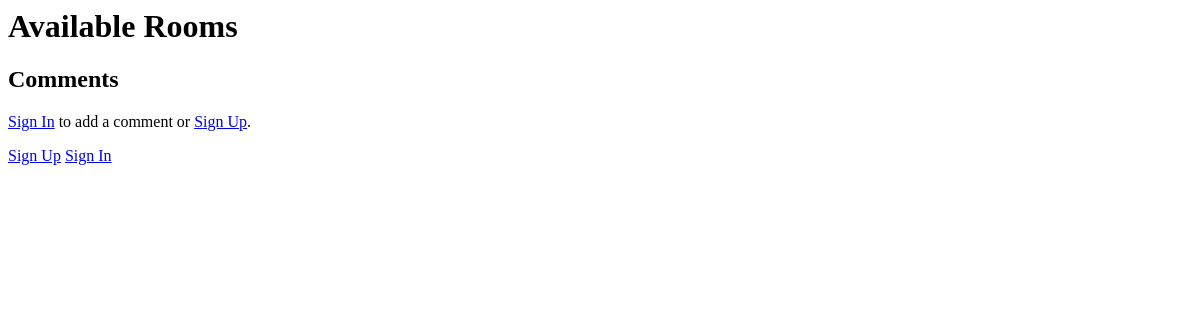
Page /rooms/ on the earlier database version.
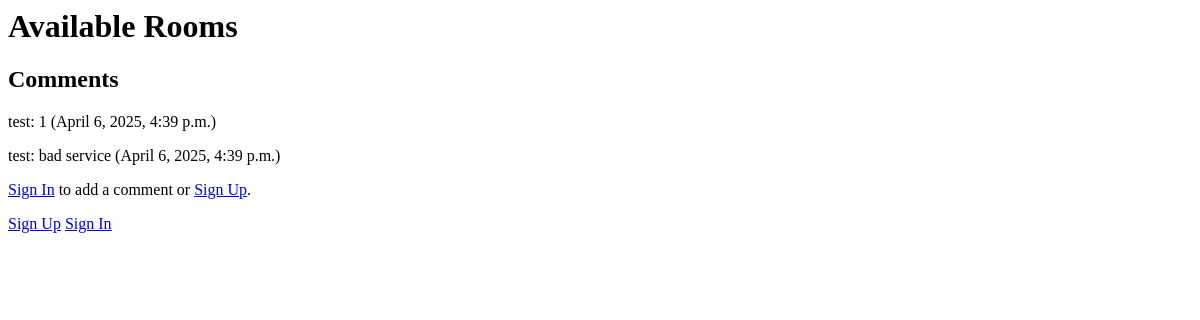
Same page on the later database version.
### comments/models.py (models this page shows)
class Comment(models.Model):
    user = models.ForeignKey(User, on_delete=models.CASCADE)
    text = models.TextField()
    page = models.CharField(max_length=50)
    created_at = models.DateTimeField(auto_now_add=True)

### rooms/views.py (the view)
# urls.py: path('', views.room_list, name='room_list'),
def room_list(request):
    rooms = Room.objects.filter(is_available=True)
    comments = Comment.objects.filter(page='rooms')
    return render(request, 'rooms/room_list.html', {'rooms': rooms, 'comments': comments})

### rooms/templates/rooms/room_list.html (shortened to what this page needs)
{% load static %}
<link rel="stylesheet" href="{% static 'css/style.css' %}">
<h1>Available Rooms</h1>
<h2>Comments</h2>
{% for comment in comments %}
    <p>{{ comment.user }}: {{ comment.text }} ({{ comment.created_at }})</p>
{% endfor %}
{% if user.is_authenticated %}
    <form method="post" action="{% url 'add_comment' 'rooms' %}">
        {% csrf_token %}
        <textarea name="text" required></textarea>
        <button type="submit">Add Comment</button>
    </form>
    <p><a href="{% url 'logout' %}">Sign Out</a></p>
{% else %}
    <p><a href="{% url 'login' %}">Sign In</a> to add a comment or <a href="{% url 'signup' %}">Sign Up</a>.</p>
{% endif %}
<div class="auth-buttons">
    {% if user.is_authenticated %}
        <p>Welcome, {{ user.username }}!</p>
        <a href="{% url 'logout' %}">Sign Out</a>
    {% else %}
        <a href="{% url 'signup' %}">Sign Up</a>
        <a href="{% url 'login' %}">Sign In</a>
    {% endif %}
</div>

Differences in the rows shown:
added Comment: user "test", text "1", created_at "April 6, 2025, 4:39 p.m."
added Comment: user "test", text "bad service", created_at "April 6, 2025, 4:39 p.m."
